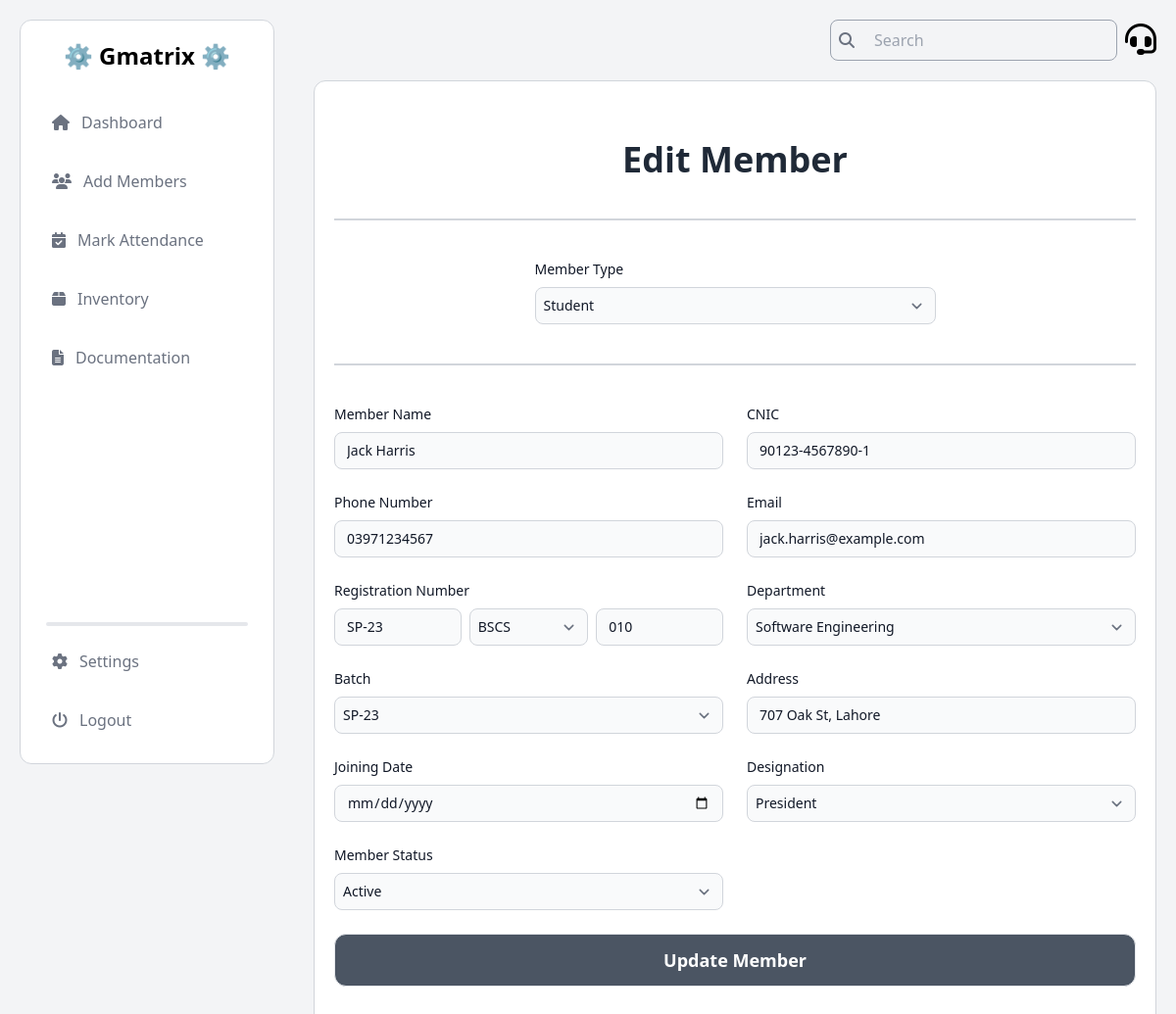
/edit-member/11/ (signed in), run on the app's committed database.
### Members/models.py (models this page shows, shortened)
class Member(models.Model):
    CATEGORY_CHOICES = [
        ('Student', 'Student'),
        ('Alumni', 'Alumni'),
    ]
    DEPARTMENT_CHOICES = [
        ('Computer Science', 'Computer Science'),
        ('Software Engineering', 'Software Engineering'),
        ('Information Technology', 'Information Technology'),
    ]
    DESIGNATION_CHOICES = [
        ('President', 'President'),
        ('Vice President', 'Vice President'),
        ('General Secretary', 'General Secretary'),
        ('Information Secretary', 'Information Secretary'),
        ('Finance Secretary', 'Finance Secretary'),
        ('Media Head', 'Media Head'),
        ('Event Head', 'Event Head'),
        ('Documentation Head', 'Documentation Head'),
        ('Member', 'Member'),
    ]
    BATCH_CHOICES = [
        ('SP-25', 'SP-25'),
        ('FA-25', 'FA-25'),
        ('SP-24', 'SP-24'),
        ('FA-24', 'FA-24'),
        ('FA-23', 'FA-23'),
        ('SP-23', 'SP-23'),
        ('FA-22', 'FA-22'),
        ('SP-22', 'SP-22'),
        ('FA-21', 'FA-21'),
        ('SP-21', 'SP-21'),
        ('FA-20', 'FA-20'),
        ('SP-20', 'SP-20'),
        ('FA-19', 'FA-19'),
        ('SP-19', 'SP-19'),
        ('FA-18', 'FA-18'),
        ('SP-18', 'SP-18'),
        ('FA-17', 'FA-17'),
        ('SP-17', 'SP-17'),
        ('FA-16', 'FA-16'),
        ('SP-16', 'SP-16'),
    ]
    STATUS_CHOICES = [
        ('Active', 'Active'),
        ('Inactive', 'Inactive'),
        ('On Warning', 'On Warning'),
        ('Terminated', 'Terminated'),
    ]
    category = models.CharField(max_length=10, choices=CATEGORY_CHOICES)
    name = models.CharField(max_length=100)
    cnic = models.CharField(max_length=15)
    phone_no = models.CharField(max_length=11)
    email = models.EmailField()
    batch_year = models.CharField(max_length=10, default='FA-23')
    dept_degree = models.CharField(max_length=10, default='BSCS')
    roll_num = models.CharField(max_length=10, default='000')
    department = models.CharField(max_length=50, choices=DEPARTMENT_CHOICES)
    batch = models.CharField(max_length=10, choices=BATCH_CHOICES, default='FA-23')
    address = models.CharField(max_length=255)
    joining_date = models.DateField()
    designation = models.CharField(max_length=50, choices=DESIGNATION_CHOICES)
    status = models.CharField(max_length=20, choices=STATUS_CHOICES, default='Inactive')

### Members/views.py (the view)
# urls.py: path('edit-member/<int:member_id>/', edit_member, name='edit_member'),
@login_required
def edit_member(request, member_id):
    member = get_object_or_404(Member, id=member_id)
    form = MemberForm(instance=member)
    if request.method == 'POST':
        form = MemberForm(request.POST, instance=member)
        if form.is_valid():
            form.save()
            messages.success(request, 'Member updated successfully.')
            return redirect(f"{reverse('edit_member', kwargs={'member_id': member.id})}?success=true")
    return render(request, 'Members/edit_member.html', {'form': form, 'member': member})

### Members/forms.py
class MemberForm(forms.ModelForm):
    class Meta:
        model = Member
        fields = ['category', 'name', 'cnic', 'phone_no', 'email', 'batch_year', 'dept_degree', 'roll_num', 'department', 'batch', 'address', 'joining_date', 'designation', 'status']
    def __init__(self, *args, **kwargs):
        super().__init__(*args, **kwargs)
        if not self.instance.pk and 'status' not in self.initial:
            self.fields['status'].initial = 'Inactive'

### Members/templates/Members/edit_member.html (shortened to what this page needs)
{% load static tailwind_tags %}
<!DOCTYPE html>
<html lang="en">
<head>
  <link rel="stylesheet" href="https://cdnjs.cloudflare.com/ajax/libs/font-awesome/6.6.0/css/all.min.css">
  <link rel="stylesheet" href="https://cdn.jsdelivr.net/npm/toastify-js/src/toastify.min.css">
  {% tailwind_css %}
</head>
<body class="flex bg-gray-100">
  <aside class="h-screen w-1/4 p-5 fixed">
    {% include "Dashboard/admin_nav.html" %}
  </aside>
  <section class="h-screen w-3/4 p-5 absolute inset-y-0 right-0">
    {% include "Dashboard/admin_header.html" %}
    <main class="mt-5 text-black bg-white rounded-xl border border-gray-300 px-5 py-10">
      <h1 class="mt-5 font-bold text-center text-4xl text-gray-800 mb-8">Edit Member</h1>
      <hr class="my-10 border border-gray-300" />
      <form id="memberForm" action="{% url 'edit_member' member.id %}" method="POST">
        <div class="w-1/2 mx-auto">
          <label class="block mb-2 text-sm font-medium text-gray-900">Member Type</label>
          <select name="category" id="category"
            class="bg-gray-50 p-2 placeholder-gray-400 border border-gray-300 text-gray-900 text-sm rounded-lg focus:ring-blue-500 focus:border-blue-500 block w-full">
            <option value="Student" {% if member.category == 'Student' %}selected{% endif %}>Student</option>
          </select>
        </div>
        <hr class="my-10 border border-gray-300" />
        <div class="grid gap-6 mb-6 md:grid-cols-2">
          <div>
            <label class="block mb-2 text-sm font-medium text-gray-900">Member Name</label>
            <input type="text" placeholder="Karimullah" name="name" value="{{ member.name }}" required
              class="bg-gray-50 placeholder-gray-400 border border-gray-300 text-gray-900 text-sm rounded-lg focus:ring-blue-500 focus:border-blue-500 block w-full" />
          </div>
          <div>
            <label class="block mb-2 text-sm font-medium text-gray-900">CNIC</label>
            <input type="text" placeholder="35201-1234567-8" name="cnic" value="{{ member.cnic }}" required id="cnicInput"
              class="bg-gray-50 placeholder-gray-400 border border-gray-300 text-gray-900 text-sm rounded-lg focus:ring-blue-500 focus:border-blue-500 block w-full" />
          </div>
          <div>
            <label class="block mb-2 text-sm font-medium text-gray-900">Phone Number</label>
            <input type="text" placeholder="03009410503" minlength="11" maxlength="11" name="phone_no" value="{{ member.phone_no }}" required
              class="bg-gray-50 placeholder-gray-400 border border-gray-300 text-gray-900 text-sm rounded-lg focus:ring-blue-500 focus:border-blue-500 block w-full" />
          </div>
          <div>
            <label class="block mb-2 text-sm font-medium text-gray-900">Email</label>
            <input type="email" placeholder="fa21-bscs-342@lgu.edu.pk" name="email" value="{{ member.email }}" required
              class="bg-gray-50 placeholder-gray-400 border border-gray-300 text-gray-900 text-sm rounded-lg focus:ring-blue-500 focus:border-blue-500 block w-full" />
          </div>
          <div id="reg_num">
            <label class="block mb-2 text-sm font-medium text-gray-900">Registration Number</label>
            <div class="flex items-center">
              <input id="batch_year" type="text" placeholder="FA-2021" name="batch_year" value="{{ member.batch_year }}" oninput="formatBatchYear(this)"
                class="flex-1 mr-2 bg-gray-50 placeholder-gray-400 border border-gray-300 text-gray-900 text-sm rounded-lg focus:ring-blue-500 focus:border-blue-500 block w-full" />
              <select id="dept_degree" name="dept_degree" required
                class="flex-1 mr-2 p-2 bg-gray-50 border border-gray-300 text-gray-900 text-sm rounded-lg focus:ring-blue-500 focus:border-blue-500 block w-full">
                <option value="BSCS" {% if member.dept_degree == 'BSCS' %}selected{% endif %}>BSCS</option>
              </select>
              <input id="roll_num" type="text" placeholder="342" name="roll_num" value="{{ member.roll_num }}" oninput="formatRollNumber(this)"
                class="flex-1 bg-gray-50 placeholder-gray-400 border border-gray-300 text-gray-900 text-sm rounded-lg focus:ring-blue-500 focus:border-blue-500 block w-full" />
            </div>
          </div>
          <div>
            <label class="block mb-2 text-sm font-medium text-gray-900">Department</label>
            <select id="department" name="department"
              class="bg-gray-50 p-2 placeholder-gray-400 border border-gray-300 text-gray-900 text-sm rounded-lg focus:ring-blue-500 focus:border-blue-500 block w-full">
              <option value="Software Engineering" {% if member.department == 'Software Engineering' %}selected{% endif %}>Software Engineering</option>
            </select>
          </div>
          <div>
            <label class="block mb-2 text-sm font-medium text-gray-900">Batch</label>
            <select id="batch" name="batch"
              class="bg-gray-50 p-2 placeholder-gray-400 border border-gray-300 text-gray-900 text-sm rounded-lg focus:ring-blue-500 focus:border-blue-500 block w-full">
              <option value="SP-23" {% if member.batch == 'SP-23' %}selected{% endif %}>SP-23</option>
            </select>
          </div>
          <div>
            <label class="block mb-2 text-sm font-medium text-gray-900">Address</label>
            <input type="text" placeholder="Robotics Lab Old Building" name="address" value="{{ member.address }}" required
              class="bg-gray-50 placeholder-gray-400 border border-gray-300 text-gray-900 text-sm rounded-lg focus:ring-blue-500 focus:border-blue-500 block w-full" />
          </div>
      <div>
            <label class="block mb-2 text-sm font-medium text-gray-900">Joining Date</label>
            <input type="date" name="joining_date" value="{{ member.joining_date }}" required
              class="bg-gray-50 placeholder-gray-400 border border-gray-300 text-gray-900 text-sm rounded-lg focus:ring-blue-500 focus:border-blue-500 block w-full" />
          </div>
          <div>
            <label class="block mb-2 text-sm font-medium text-gray-900">Designation</label>
            <select name="designation" id="designation" required
              class="bg-gray-50 p-2 placeholder-gray-400 border border-gray-300 text-gray-900 text-sm rounded-lg focus:ring-blue-500 focus:border-blue-500 block w-full">
              <option value="President" {% if member.designation == 'President' %}selected{% endif %}>President</option>
            </select>
          </div>
          <div>
            <label class="block mb-2 text-sm font-medium text-gray-900">Member Status</label>
            <select name="status" id="status"
              class="bg-gray-50 p-2 placeholder-gray-400 border border-gray-300 text-gray-900 text-sm rounded-lg focus:ring-blue-500 focus:border-blue-500 block w-full">
              <option value="Active" {% if member.status == 'Active' %}selected{% endif %}>Active</option>
            </select>
          </div>
        </div>
        <button type="submit" id="submitButton" class="w-full rounded-xl bg-gray-600 text-white font-bold text-lg py-3 border hover:bg-blue-600">
         Update Member
        </button>
      </form>
    </main>
  </section>
</body>
</html>

### data on the page
Member: category "Student", name "Jack Harris", cnic "90123-4567890-1", phone_no "03971234567", email "jack.harris@example.com", batch_year "SP-23", dept_degree "BSCS", roll_num "010", department "Software Engineering", batch "SP-23", address "707 Oak St, Lahore", designation "President", status "Active"
